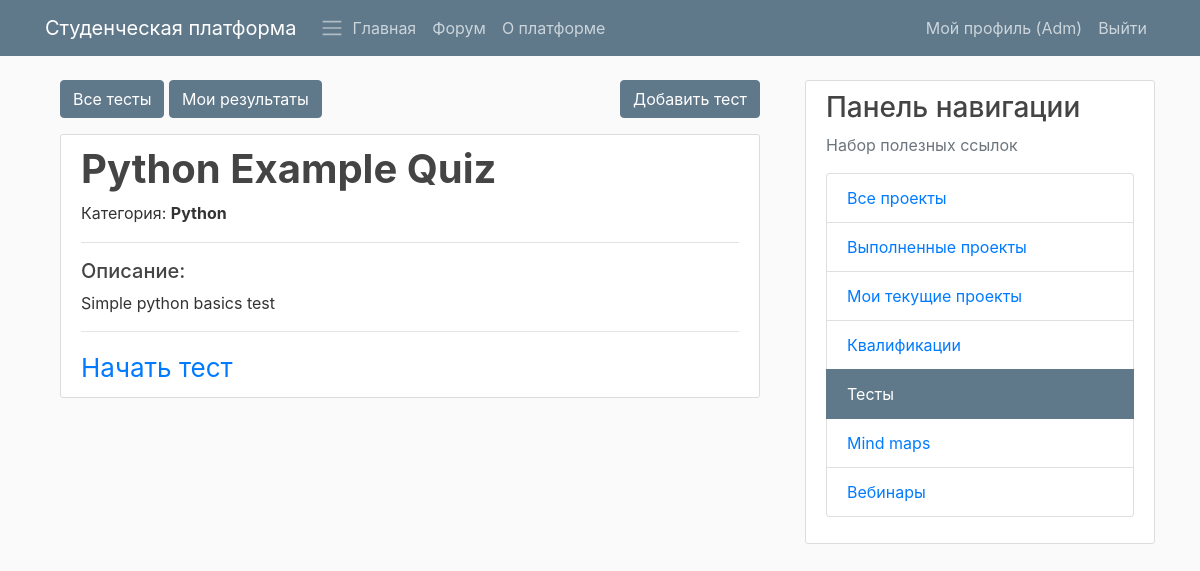
/platform/quiz/pthon/ (signed in), run on the app's committed database.
### QuizApp/models.py (models this page shows, shortened)
class Quiz(models.Model):
    title = models.CharField(
        verbose_name=_("Title"),
        max_length=60, blank=False)
    description = models.TextField(
        verbose_name=_("Description"),
        blank=True, help_text=_("a description of the quiz"))
    url = models.SlugField(
        max_length=60, blank=False,
        help_text=_("a user friendly url"),
        verbose_name=_("user friendly url"))
    category = models.ForeignKey(
        Category, null=True, blank=True,
        verbose_name=_("Category"), on_delete=models.CASCADE)
    random_order = models.BooleanField(
        blank=False, default=False,
        verbose_name=_("Random Order"),
        help_text=_("Display the questions in "
                    "a random order or as they "
                    "are set?"))
    max_questions = models.PositiveIntegerField(
        blank=True, null=True, verbose_name=_("Max Questions"),
        help_text=_("Number of questions to be answered on each attempt."))
    answers_at_end = models.BooleanField(
        blank=False, default=False,
        help_text=_("Correct answer is NOT shown after question."
                    " Answers displayed at the end."),
        verbose_name=_("Answers at end"))
    exam_paper = models.BooleanField(
        blank=False, default=False,
        help_text=_("If yes, the result of each"
                    " attempt by a user will be"
                    " stored. Necessary for marking."),
        verbose_name=_("Exam Paper"))
    single_attempt = models.BooleanField(
        blank=False, default=False,
        help_text=_("If yes, only one attempt by"
                    " a user will be permitted."
                    " Non users cannot sit this exam."),
        verbose_name=_("Single Attempt"))
    pass_mark = models.SmallIntegerField(
        blank=True, default=0,
        verbose_name=_("Pass Mark"),
        help_text=_("Percentage required to pass exam."),
        validators=[MaxValueValidator(100)])
    success_text = models.TextField(
        blank=True, help_text=_("Displayed if user passes."),
        verbose_name=_("Success Text"))
    fail_text = models.TextField(
        verbose_name=_("Fail Text"),
        blank=True, help_text=_("Displayed if user fails."))
    draft = models.BooleanField(
        blank=True, default=False,
        verbose_name=_("Draft"),
        help_text=_("If yes, the quiz is not displayed"
                    " in the quiz list and can only be"
                    " taken by users who can edit"
                    " quizzes."))
    class Meta:
        verbose_name = _("Quiz")
        verbose_name_plural = _("Quizzes")

class Category(models.Model):
    category = models.CharField(
        verbose_name=_("Category"),
        max_length=250, blank=True,
        unique=True, null=True)
    objects = CategoryManager()
    class Meta:
        verbose_name = _("Category")
        verbose_name_plural = _("Categories")
    def __str__(self):
        return self.category

### QuizApp/views.py (the view)
class QuizDetailView(DetailView):
    model = Quiz
    slug_field = 'url'
    def get(self, request, *args, **kwargs):
        self.object = self.get_object()
        if self.object.draft and not request.user.has_perm('quiz.change_quiz'):
            raise PermissionDenied
        context = self.get_context_data(object=self.object)
        return self.render_to_response(context)

### PlatformApp/templatetags/templatetagname.py (called while the page is built)
@register.filter(name='has_group')
def has_group(user, group_name):
    group = Group.objects.get(name=group_name)
    return True if group in user.groups.all() else False

### QuizApp/templates/QuizApp/quiz_detail.html (shortened to what this page needs)
{% extends 'QuizApp/base.html' %}
{% load i18n %}
{% block quiz_content %}
<article class="media content-section">
    <div class="media-body">
        <h1 class="text-capitalize font-weight-bold">{{ quiz.title }}</h1>
        <div class="article-metadata">
            <p>{% trans "Категория" %}: <b>{{ quiz.category }}</b></p>
        </div>
        <h5 class="mt-3">Описание:</h5>
        <p>{{ quiz.description }}</p>
        <hr>
        <a href="{% url 'quiz_question' quiz_name=quiz.url %}" style="font-size: 26px">
            {% trans "Начать тест" %}
        </a>
    </div>
</article>
{% endblock quiz_content %}

### PlatformApp/templates/PlatformApp/base.html (shortened to what this page needs)
{% load templatetagname %}
{% load static %}
<!doctype html>
<html lang="en">
    <head>
        <link
            rel="stylesheet"
            href="https://stackpath.bootstrapcdn.com/bootstrap/4.4.1/css/bootstrap.min.css"
        >
        <link rel="stylesheet" type="text/css" href="{% static 'PlatformApp/main.css' %}">
    </head>
    <body>
        <header class="site-header">
            <nav class="navbar navbar-expand-md navbar-dark bg-steel fixed-top">
                <div class="container">
                    <a class="navbar-brand mr-4" href="{% url 'platform-home' %}">Студенческая платформа</a>
                    <span class="navbar-toggler-icon"></span>
                    <div class="collapse navbar-collapse" id="navbarToggle">
                        <div class="navbar-nav mr-auto">
                            <a class="nav-item nav-link" href="{% url 'platform-home' %}">Главная</a>
                            <a class="nav-item nav-link" href="/platform/forum/">Форум</a>
                            <a class="nav-item nav-link" href="{% url 'platform-about' %}">О платформе</a>
                        </div>
                        <div class="navbar-nav">
                            {% if user.is_authenticated %}
                            <a class="nav-item nav-link" href="{% url 'user-profile' %}">Мой профиль ({{ user.username }})</a>
                            <a class="nav-item nav-link" href="{% url 'user-logout' %}">Выйти</a>
                            {% else %}
                            <a class="nav-item nav-link" href="{% url 'user-login' %}">Войти</a>
                            <a class="nav-item nav-link" href="{% url 'user-registration' %}">Регистрация</a>
                            {% endif %}
                        </div>
                    </div>
                </div>
            </nav>
        </header>
        <main role="main" class="container">
            <div class="row">
                <div class="col-md-8">
                    {% block content %}{% endblock %}
                </div>
                <div class="col-md-4">
                    <div class="content-section">
                        <h3>Панель навигации</h3>
                        <p class="text-muted">
                            Набор полезных ссылок
                            {% block right_panel %}{% endblock %}
                        </p>
                    </div>
                </div>
            </div>
        </main>
    </body>
</html>

### PlatformApp/static/PlatformApp/main.css (style rules this page uses)
body { background: #fafafa; color: #333333; margin-top: 5rem; }
h1, h2, h3, h4, h5, h6 { color: #444444; }
.bg-steel { background-color: #5f788a; }
.site-header .navbar-nav .nav-link { color: #cbd5db; }
.content-section { background: #ffffff; padding: 10px 20px; border: 1px solid #dddddd; border-radius: 3px; margin-bottom: 20px; }
.article-metadata { padding-bottom: 1px; margin-bottom: 4px; border-bottom: 1px solid #e3e3e3 }

### data on the page
Quiz: title "Python Example Quiz", category "Python", description "Simple python basics test"

### other printed values
{{ user.username }} "Adm"
